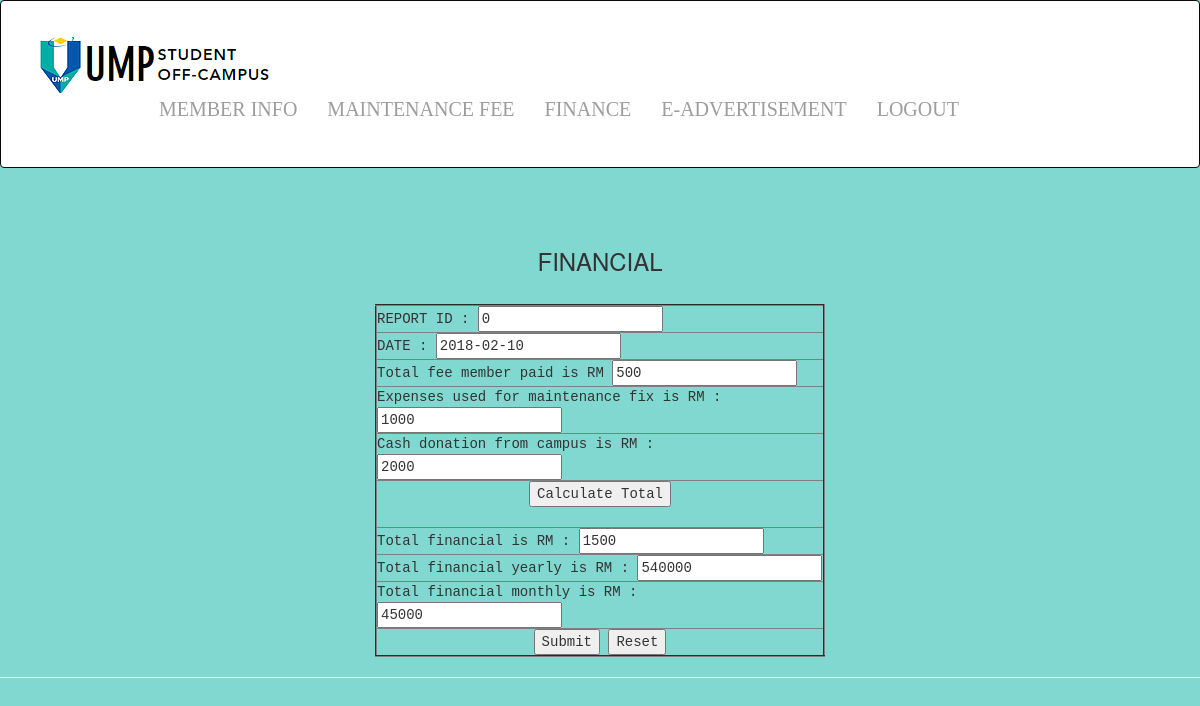
Screenshot of /updatefinancial.php with the database file from the repository.
### tables this page shows
CREATE TABLE `financial` (
  `id` int(2) NOT NULL,
  `date` date NOT NULL,
  `total_fee` int(10) NOT NULL,
  `expenses` int(10) NOT NULL,
  `cash` int(10) NOT NULL,
  `finance` int(10) NOT NULL,
  `yearly` int(10) NOT NULL,
  `monthly` int(10) NOT NULL
);

### updatefinancial.php (the view, shortened to what this page needs)
<!DOCTYPE html>
<html>
<head>
<link rel="stylesheet" href="https://maxcdn.bootstrapcdn.com/bootstrap/3.3.7/css/bootstrap.min.css">
</head>
<body>
<nav class="navbar navbar-inverse">
	<div class ="container-fluid">
		<div class ="navbar-header">
	<a class ="navbar-brand" href="adminHome.php"><img src="Capture.png" ></a>
		</div>
		<ul class ="nav navbar-nav">
			<li><a href="memberinfoadmin.php" style ="font-family:algerian,cursive;line-height: 70px;">MEMBER INFO</a></li>
			<li><a href="viewmaintenance.php" style ="font-family:algerian,cursive; line-height: 70px;">MAINTENANCE FEE</a></li>
			<li><a href="viewfinancial.php" style ="font-family:algerian,cursive; line-height: 70px;">FINANCE</a></li>
			<li><a href="e-advert.php" style ="font-family:algerian,cursive; line-height: 70px;">E-ADVERTISEMENT</a></li>
			<li><a href="homepage.php" style ="font-family:algerian,cursive; line-height: 70px;">LOGOUT</a></li>
		</ul>
	</div>
</nav>
<center><form name = "form1" method="post" action="saveupdatefinancial.php">
<table border = "2" width="450px">
<br><br>
	<style="font-family:courier;"><h3 style="text-align:center;">FINANCIAL</h3></b><br>
<?php
include("dbase.php");
$idURL = $_GET['id'];
$query = "SELECT * FROM financial WHERE id = '$idURL'";
$result = mysqli_query($conn,$query);
if (mysqli_num_rows($result) > 0){
    while($row = mysqli_fetch_assoc($result)){
   $id = $row["id"];
	$date = $row["date"];
	$total_fee = $row["total_fee"];
	$expenses = $row["expenses"];
	$cash = $row["cash"];
	$finance = $row["finance"];
	$yearly = $row["yearly"];
	$monthly = $row["monthly"];
	?>
	<tr>
	<td style="font-family:courier;">REPORT ID :	<input type ="text" name="id"  value="<?php echo $id; ?>"></td></tr>
	<tr><td style="font-family:courier;">DATE	:	<input type ="text" name="date"  value="<?php echo $date; ?>"></td></tr>
	<tr><td style="font-family:courier;">Total fee member paid is RM	<input type ="text" name="total_fee"  value="<?php echo $total_fee; ?>"></td></tr>
	<tr><td style="font-family:courier;">Expenses used for maintenance fix is RM :	<input type ="text" name="expenses"  value="<?php echo $expenses; ?>"></td></tr>
	<tr><td style="font-family:courier;">Cash donation from campus is RM :	<input type ="text" name="cash"  value="<?php echo $cash; ?>"></td></tr>
	<tr><td style="font-family:courier;">
	<center><input type="button" onClick="calc()" Value= "Calculate Total" /><br><br>
	<tr><td style="font-family:courier;">Total financial is RM :	<input type ="text" name="finance"  value="<?php echo $finance; ?>"></td></tr>
	<tr><td style="font-family:courier;">Total financial yearly is RM :	<input type ="text" name="yearly"  value="<?php echo $yearly; ?>"></td></tr>
	<tr><td style="font-family:courier;">Total financial monthly is RM :	<input type ="text" name="monthly"  value="<?php echo $monthly; ?>"></td></tr>
	<tr><td style="font-family:courier;">
<input type ="hidden" name="id" value="<?php echo $idURL; ?>"><center>
<input type ="submit" value="Submit">
<input type ="reset" value="Reset"></td></tr>
	</tr>
	<?php
    }
} else {
    echo "0 results";
}
?>
</table>
<hr>
</body>
</html>

### updatefinancial.php (style rules this page uses)
body { background:#81D8D0; }
.navbar-inverse { background:white; padding:8px; font-size:20px; }
.navbar-nav { padding: 0 0 0 20px; margin-left:100px; }

### rows the page displays
financial: id "0", date "2018-02-10", total_fee "500", expenses "1000", cash "2000", finance "1500", yearly "540000", monthly "45000"
